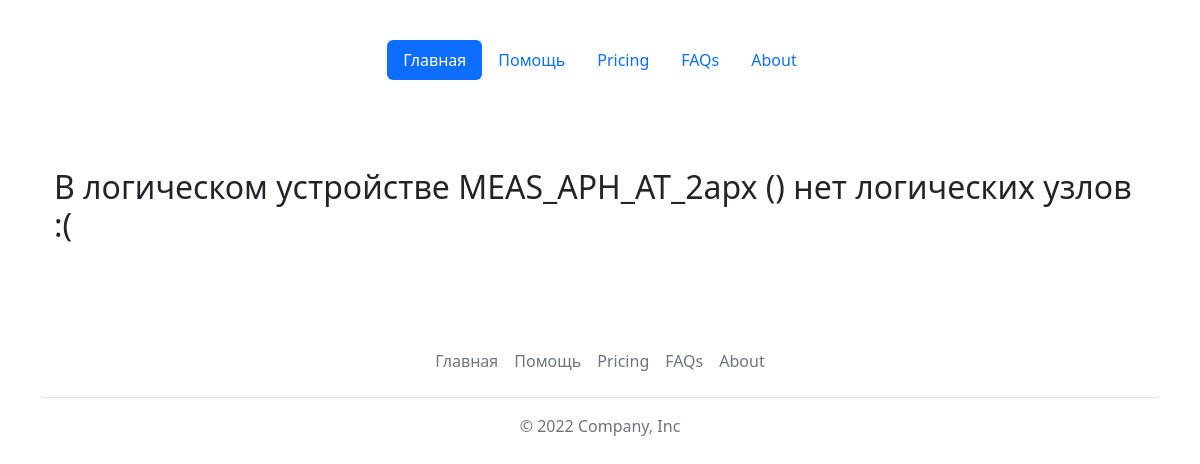
/reports/show/?name=MEAS_АРН_АТ_2арх&type=ld, run on an earlier commit of the app's database.
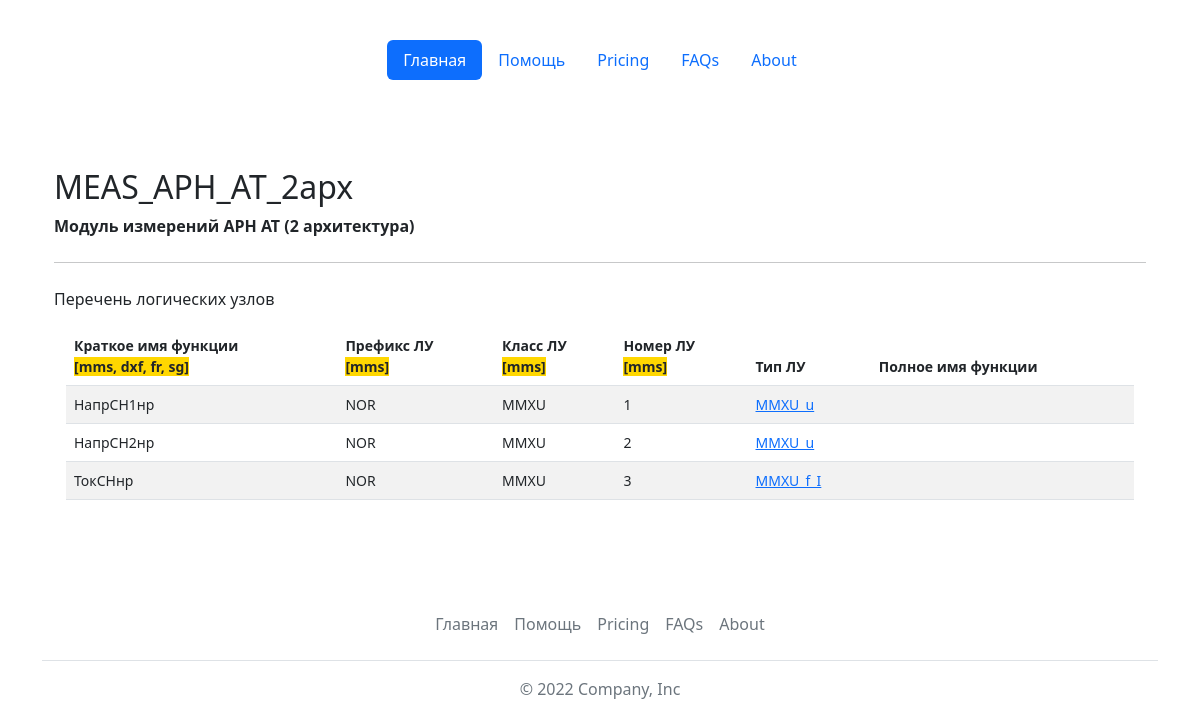
And on a later commit of the database.
### base_types/models.py (models this page shows, shortened)
class LogicDevices(models.Model):
    id = models.AutoField(primary_key=True)
    name = models.CharField(max_length=128, verbose_name='Обозначение логического устройства', unique=True)
    fb_name = models.CharField(max_length=128, verbose_name='Обозначение функционального блока', unique=True)
    description = models.TextField(max_length=1024, blank=True, verbose_name='Назначение логического устройства (ФБ)')
    class Meta:
        verbose_name = 'Логическое устройство'
        verbose_name_plural = 'Логические устройства'
        ordering = ['name']

class LogicNodeInstantiated(models.Model):
    id = models.AutoField(primary_key=True)
    short_name = models.CharField(max_length=64, verbose_name='Краткое имя (БУ, ДЗТ)', unique=True)
    full_name = models.CharField(max_length=128, verbose_name='Полное имя', blank=True)
    ln_prefix = models.CharField(max_length=32, verbose_name='Префикс ЛУ', blank=True)
    class_name = models.CharField(max_length=4, verbose_name='Класс (PDIF)')
    instance = models.IntegerField(verbose_name='Номер экземпляра', blank=True, null=True)
    ln_type = models.ForeignKey(LogicNodesTypes, on_delete=models.CASCADE, verbose_name='Тип ЛУ', null=True)
    def __str__(self):
        return str(self.short_name)
    class Meta:
        verbose_name = 'Экземпляр логического узла'
        verbose_name_plural = 'Экземпляр логического узла'
        ordering = ['short_name']
    @property
    def get_instance(self):
        if self.instance==-1:
            return '(n)'
        if self.instance:
            return self.instance
        else:
            return "-"

class LogicNodesTypes(models.Model):
    id = models.AutoField(primary_key=True)
    name = models.CharField(max_length=64, verbose_name='Имя типа ЛУ', unique=True)
    description = models.TextField(max_length=1024, blank=True, verbose_name='Описание')
    explanation = models.TextField(max_length=2048, blank=True, verbose_name='Пояснение')
    def __str__(self):
        return self.name
    class Meta:
        verbose_name = 'Тип логического узла'
        verbose_name_plural = 'Типы логических узлов'
        ordering = ['name']

### base_types/views.py (the view, shortened to what this page needs)
# urls.py: path('reports/show/', views.show),
def show(request):
    name = request.GET.get('name')
    type = request.GET.get('type')
    if type == 'ld':
        ld = LogicDevices.objects.get(name=name)
        lns_conns = LDLNconnections.objects.all().filter(ld_id=ld.id)
        lns_conns = lns_conns.order_by('ld')
        lns = list()
        for item in lns_conns.iterator():
            print('------------>', item.ln)
            ln = LogicNodeInstantiated.objects.get(short_name=item.ln)
            lns.append(ln)
        lns.sort(key=lambda x: x.class_name)
        return render(request, 'base_types/showldobj.html', {'ld':ld, 'lns': lns})

### templates/base_types/showldobj.html
{% extends 'base.html' %}
{% block content %}
<main class="container py-5">
    {% if lns %}
    <h2 class="mt-4">{{ld.name}}</h2>
    <p><strong>{{ld.description}}</strong></p>
    <hr class="my-4">
    <p>Перечень логических узлов</p>
    <div class="container small">
    <table class="table table-striped">
        <thead>
            <tr>
                <th scope="col">Краткое имя функции <br><span style="background: gold">[mms, dxf, fr, sg]</span></th>
                <th scope="col">Префикс ЛУ <br><span style="background: gold">[mms]</span></th>
                <th scope="col">Класс ЛУ <br><span style="background: gold">[mms]</span></th>
                <th scope="col">Номер ЛУ <br><span style="background: gold">[mms]</span></th>
                <th scope="col">Тип ЛУ</th>
                <th scope="col">Полное имя функции</th>
            </tr>
        </thead>
        <tbody>
        {% for item in lns %}
            <tr>
                <td>{{item.short_name}}</td>
                <td>{{item.ln_prefix}}</td>
                <td>{{item.class_name}}</td>
                {% if item.get_ln_instance == -1%}<td>(n)</td>
                {% else %}<td>{{item.get_instance}}</td>{% endif %}
                <td><a href="?name={{item.ln_type}}&type=ln">{{item.ln_type}}</a></td>
                <td>{{item.full_name}}</td>
            </tr>
        {% endfor %}
        </tbody>
    </table>
    </div>
    {% else %}
    <h2 class="mt-4">В логическом устройстве {{ld.name}} ({{ld.get_description}}) нет логических узлов :(</h2>
    {% endif %}
</main>
{% endblock %}

### templates/base.html (shortened to what this page needs)
<!doctype html>
<html lang="ru">
  <head>
{% load static %}
<link href="https://cdn.jsdelivr.net/npm/bootstrap@5.2.0/dist/css/bootstrap.min.css" rel="stylesheet">
<link href="{% static 'css/grid.css' %}" rel="stylesheet">
<link href="{% static 'css/headers.css' %}" rel="stylesheet">
<link href="{% static 'css/features.css' %}" rel="stylesheet">
  </head>
<body class="py-4">
  <div class="container">
    <header class="d-flex justify-content-center py-3">
      <ul class="nav nav-pills">
        <li class="nav-item"><a href="/" class="nav-link active" aria-current="page">Главная</a></li>
        <li class="nav-item"><a href="#" class="nav-link">Помощь</a></li>
        <li class="nav-item"><a href="#" class="nav-link">Pricing</a></li>
        <li class="nav-item"><a href="#" class="nav-link">FAQs</a></li>
        <li class="nav-item"><a href="#" class="nav-link">About</a></li>
      </ul>
    </header>
  </div>
  <div class="container">
{% block content %}
{% endblock %}
  </div>
  <div class="container">
      <footer class="py-3 my-4">
        <ul class="nav justify-content-center border-bottom pb-3 mb-3">
          <li class="nav-item"><a href="/" class="nav-link px-2 text-muted">Главная</a></li>
          <li class="nav-item"><a href="#" class="nav-link px-2 text-muted">Помощь</a></li>
          <li class="nav-item"><a href="#" class="nav-link px-2 text-muted">Pricing</a></li>
          <li class="nav-item"><a href="#" class="nav-link px-2 text-muted">FAQs</a></li>
          <li class="nav-item"><a href="#" class="nav-link px-2 text-muted">About</a></li>
        </ul>
        <p class="text-center text-muted">&copy; 2022 Company, Inc</p>
      </footer>
  </div>
</body>
</html>

What changed in the data, as far as the page shows it:
shown differently, row unchanged: LogicDevices "MEAS_АРН_АТ_2арх": description (not shown) → "Модуль измерений АРН АТ (2 архитектура)"
added LogicNodeInstantiated: short_name "НапрСН1нр", ln_prefix "NOR", class_name "MMXU", get_instance "1", ln_type "MMXU_u"
added LogicNodeInstantiated: short_name "НапрСН2нр", ln_prefix "NOR", class_name "MMXU", get_instance "2", ln_type "MMXU_u"
added LogicNodeInstantiated: short_name "ТокСНнр", ln_prefix "NOR", class_name "MMXU", get_instance "3", ln_type "MMXU_f_I"
Also different on the page:
text no longer shown: "В логическом устройстве ( ) нет логических узлов :("
text now shown: "Перечень логических узлов Краткое имя функции [mms, dxf, fr, sg] Префикс ЛУ [mms] Класс ЛУ [mms] Номер ЛУ [mms] Тип ЛУ Полное имя функции"
